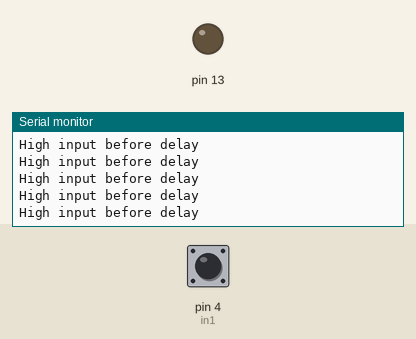
Simulated run of this sketch. Board: Arduino Uno, built with avr-gcc and run on an emulated ATmega328P. On the bench: output pins drawn as LEDs (lit = HIGH), the last lines printed to the serial monitor. The inputs (shaded band) are chosen by the test bench; at power-on: pin 4 (in1) HIGH.

Above: at 1.2 s.
1.3 s: pin 4 (in1) driven LOW
At 2.5 s:
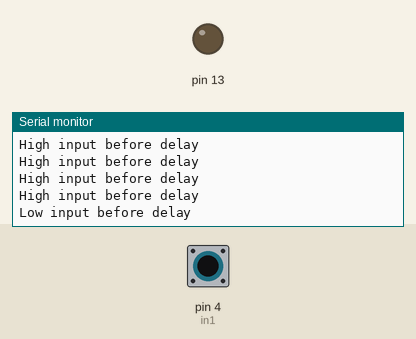
2.8 s: pin 4 (in1) driven HIGH
At 3.9 s:
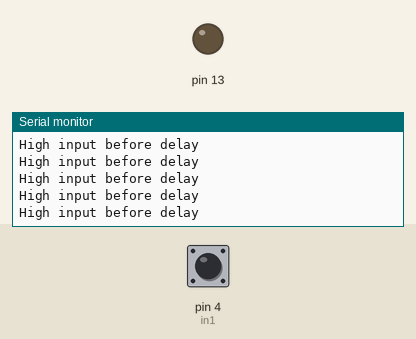
4.8 s: pin 4 (in1) pulsed LOW 2 times (0.12 s each, 0.3 s apart)
At 5.2 s:
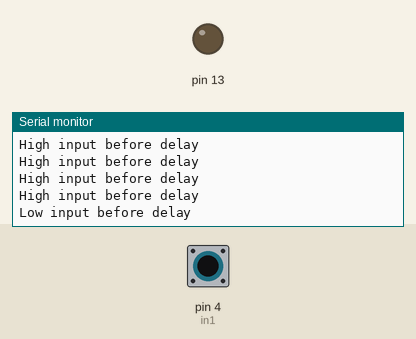

Measured:
- after the input at 1.3 s, the serial monitor: prints a new line after 0.08 s (image 1)
- after the input at 2.8 s, the serial monitor: prints a new line after 0.54 s (image 2)
- after the input at 4.8 s, the serial monitor: prints a new line after 0.07 s (image 3)

The sketch:

One_Switch_Low.ino
```cpp
int state=LOW;
int in1=4;
int in2=8;
void setup()
{
  Serial.begin(9600);
  pinMode(in1,INPUT);
  pinMode(in2,INPUT);
  pinMode(13,OUTPUT);
  digitalWrite(13,LOW);
}
void loop()
{
  int i=0;
  if(digitalRead(in1) == LOW ){
    Serial.println("Low input before delay");
    for(i=0;i<10; i++){
     delay(1000);
     if(digitalRead(in1) == HIGH) break;
    }
    if(i==10){
      Serial.println("Low input after delay, LED glows");
      digitalWrite(13,HIGH);
    }
    else{
      Serial.println("High input after delay "); Serial.println(i);
      digitalWrite(13,LOW);
    }
  }
  else{
    Serial.println("High input before delay");
    digitalWrite(13,LOW);
  }
}
```
